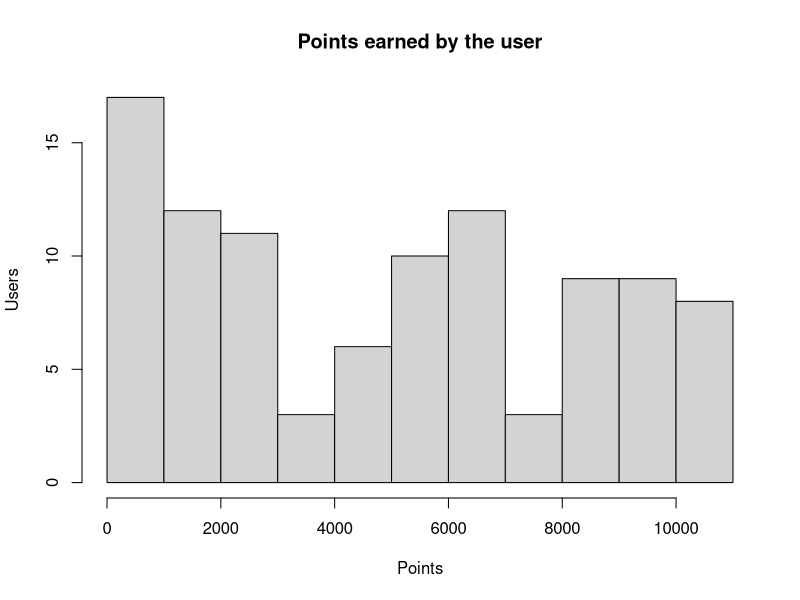
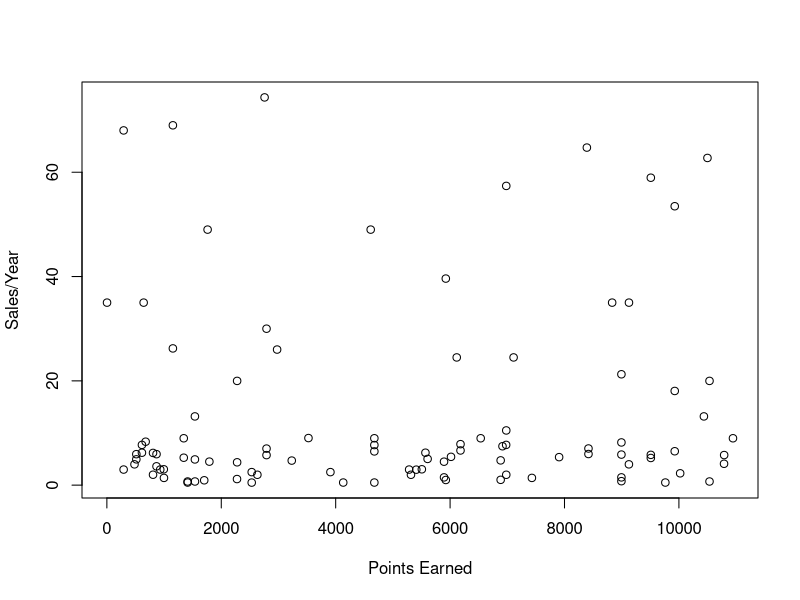
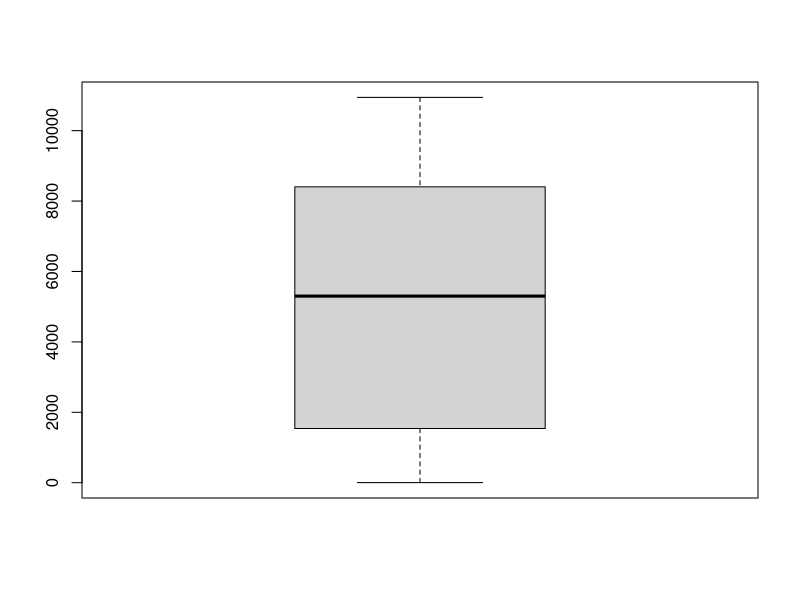

The R source for these figures, in order:
# reading data 
sampleExcel <- read.csv("sample_excel.csv", TRUE, ",")
# display top 5 excel data
head(sampleExcel)

# dislaying histogram
hist(sampleExcel$Points, main = "Points earned by the user", ylab = "Users", xlab = "Points")

# scattered plot
plot(sampleExcel$Points, sampleExcel$Sales.Year, ylab = "Sales/Year", xlab = "Points Earned")

# display box plot
boxplot(sampleExcel$Points)